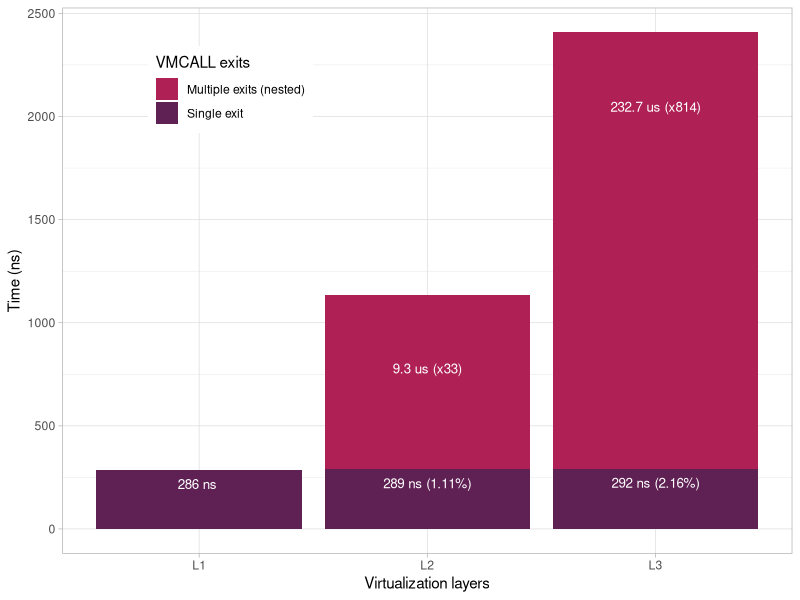

Generate this figure with R:
#!/usr/bin/env Rscript
library(ggplot2)
library(ggrepel)
library(plyr)
# write.csv(data1, file="./hypercall/data/hypercall-host-disabled.csv", row.names = FALSE)

data1 <- read.table("./hypercall/data/hypercall-benchmark-l1.csv", header=T, sep=",")
data2 <- read.table("./hypercall/data/hypercall-benchmark-l2.csv", header=T, sep=",")
data3 <- read.table("./hypercall/data/hypercall-benchmark-l3.csv", header=T, sep=",")

data11 <- read.table("./hypercall/data/hypercall-benchmark-l1.csv", header=T, sep=",")
data22 <- read.table("./hypercall/data/hypercall-nested-patch-l2.csv", header=T, sep=",")
data33 <- read.table("./hypercall/data/hypercall-nested-patch-l3.csv", header=T, sep=",")

baseline <- median(data1$elapsed_time)

colors <- c( "#af2054", "#5f2054", "#ff0d54")
data1$layer <- 'L1'
data2$layer <- 'L2'
data3$layer <- 'L3'
data11$layer <- 'L1'
data22$layer <- 'L2'
data33$layer <- 'L3'

multiple = 'Multiple exits (nested)'
single = 'Single exit'
data2$mode <- multiple
data3$mode <- multiple
data1$mode <- single
data11$mode <- single
data22$mode <- single
data33$mode <- single

data <- rbind(data1, data2, data3, data22, data33)

data <- ddply(data, .(layer,mode),
              transform,
              median = round(median(elapsed_time))
)

unique_data <- unique(data[c("layer", "mode", "median")])
unique_data$ratio <- ''
unique_data$overhead <- round((unique_data$median/baseline -1)*100, 2)
unique_data$time_label <- ''


for(i in 1:nrow(unique_data)) {
  row <- unique_data[i,]
  unique_data[i,]$time_label <- paste(row$median,'ns')
  if(row$layer == 'L1')
    next
  
  if(row$mode == multiple){
    unique_data[i,]$time_label <- paste(round(row$median/1000,1),'us')
    unique_data[i,]$ratio <- paste('(x',round(row$median/baseline),')',sep='')
    if(row$layer == 'L3')
      unique_data[i,]$median <- row$median/110
    else
      unique_data[i,]$median <- row$median/11
    
  }else{
    unique_data[i,]$ratio <- paste('(',round(row$overhead,2),'%)',sep='')
  }
}

p <- ggplot(unique_data, aes(x=reorder(layer, median), y=median)) +
  geom_bar(aes(fill=mode), position="stack", stat="identity") +
  geom_text(aes(label=paste(time_label, ratio, sep=' ' )),
            colour='white',  size = 3.4,
            position=position_dodge(width=0.1), vjust=1.9) +
  # coord_flip() +
  scale_fill_manual(values = colors) +
  # geom_hline(yintercept = c(baseline), linetype="dotted") +
  labs(x ="Virtualization layers", y ="Time (ns)", fill = "VMCALL exits") +
  
  theme_light()+
  theme(
    # legend.position="none",
    legend.position=c(.23,.85)
    # axis.text.y = element_text(size=12),
    # axis.text.x = element_text(size=12)
    # axis.text.y = element_blank()
  )

pdf(file="./plots/hypercall-nested-overhead.pdf", width=5.16, height=4.6)
plot(p)

dev.off()
